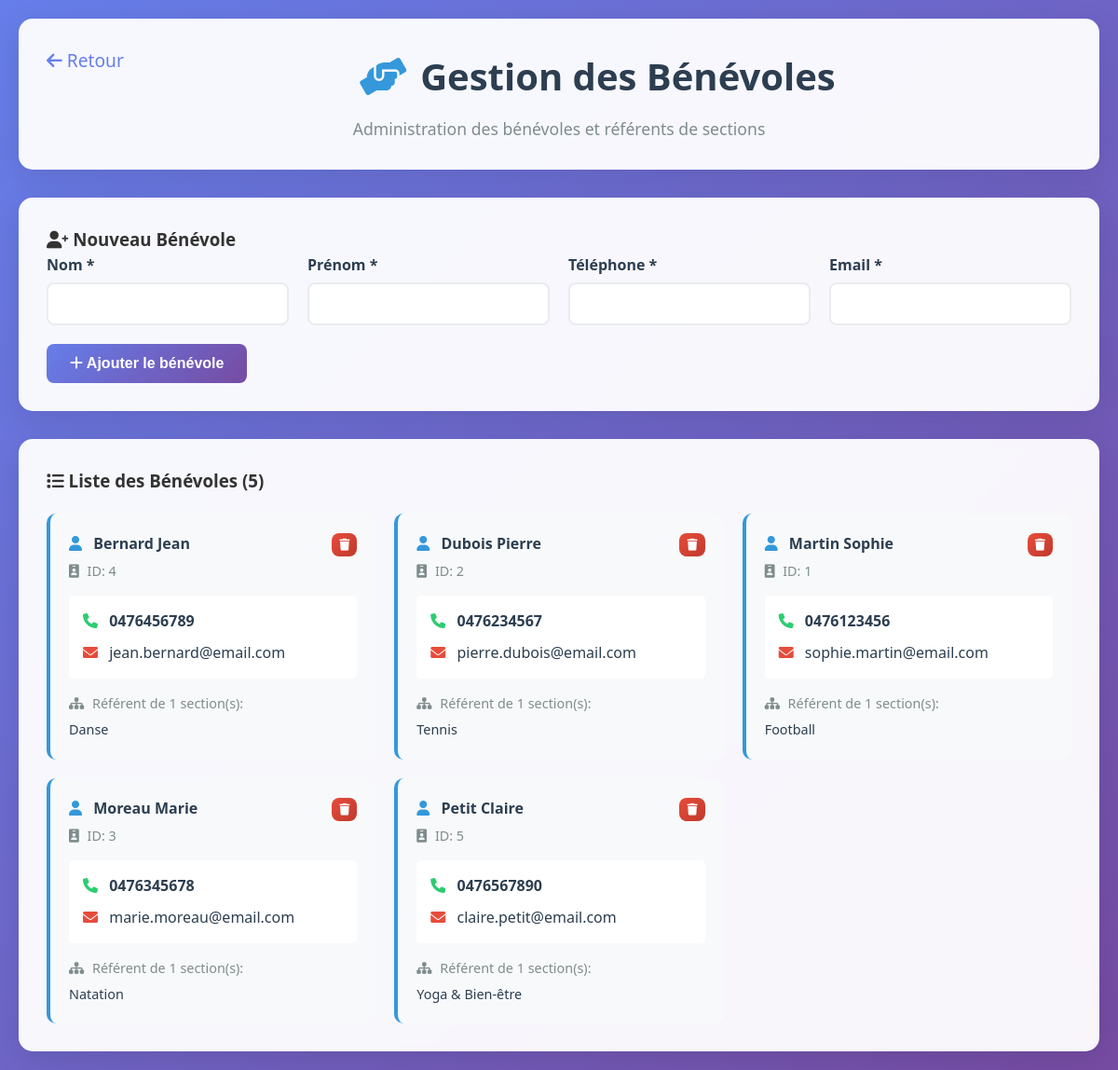
/benevoles.php, run on the app's committed database.
### tables this page shows
CREATE TABLE BENEVOLE (
    num_benevole INT AUTO_INCREMENT PRIMARY KEY,
    nom_ben VARCHAR(50) NOT NULL,
    prenom_ben VARCHAR(50) NOT NULL,
    telephone_ben VARCHAR(15) NOT NULL,
    email_ben VARCHAR(100) NOT NULL,
    CONSTRAINT chk_email_ben UNIQUE (email_ben)
);

### benevoles.php (the view, shortened to what this page needs)
<?php
require_once 'config.php';
$benevoles = $pdo->query("
    SELECT b.*,
           COUNT(DISTINCT s.code_section) as nb_sections,
           GROUP_CONCAT(DISTINCT s.nom_section SEPARATOR ', ') as sections
    FROM BENEVOLE b
    LEFT JOIN SECTION s ON b.num_benevole = s.num_referent
    GROUP BY b.num_benevole
    ORDER BY b.nom_ben
")->fetchAll();
?>
<!DOCTYPE html>
<html lang="fr">
<head>
    <link rel="stylesheet" href="assets/css/style.css">
    <link rel="stylesheet" href="https://cdnjs.cloudflare.com/ajax/libs/font-awesome/6.0.0/css/all.min.css">
</head>
<body>
    <div class="container">
        <div class="header fade-in">
            <a href="index.php" style="float: left; color: #667eea; text-decoration: none; font-size: 1.2rem;">
                <i class="fas fa-arrow-left"></i> Retour
            </a>
            <h1><i class="fas fa-hands-helping" style="color: #3498db; margin-right: 15px;"></i>Gestion des Bénévoles</h1>
            <p>Administration des bénévoles et référents de sections</p>
        </div>
        <div class="form-container fade-in">
            <h3><i class="fas fa-user-plus"></i> Nouveau Bénévole</h3>
            <form method="POST">
                <div style="display: grid; grid-template-columns: repeat(auto-fit, minmax(250px, 1fr)); gap: 20px;">
                    <div class="form-group">
                        <label for="nom">Nom *</label>
                        <input type="text" id="nom" name="nom" class="form-control" required>
                    </div>
                    <div class="form-group">
                        <label for="prenom">Prénom *</label>
                        <input type="text" id="prenom" name="prenom" class="form-control" required>
                    </div>
                    <div class="form-group">
                        <label for="telephone">Téléphone *</label>
                        <input type="tel" id="telephone" name="telephone" class="form-control" required>
                    </div>
                    <div class="form-group">
                        <label for="email">Email *</label>
                        <input type="email" id="email" name="email" class="form-control" required>
                    </div>
                </div>
                <button type="submit" class="btn btn-primary">
                    <i class="fas fa-plus"></i> Ajouter le bénévole
                </button>
            </form>
        </div>
        <div class="table-container fade-in">
            <h3><i class="fas fa-list"></i> Liste des Bénévoles (<?= count($benevoles) ?>)</h3>
            <?php if (count($benevoles) > 0): ?>
                <div style="display: grid; grid-template-columns: repeat(auto-fill, minmax(350px, 1fr)); gap: 20px; margin-top: 20px;">
                    <?php foreach ($benevoles as $b): ?>
                    <div style="background: #f8f9fa; border-radius: 10px; padding: 20px; border-left: 4px solid #3498db;">
                        <div style="display: flex; justify-content: space-between; align-items: start; margin-bottom: 15px;">
                            <div>
                                <h4 style="color: #2c3e50; margin: 0 0 5px 0;">
                                    <i class="fas fa-user" style="color: #3498db; margin-right: 8px;"></i>
                                    <?= htmlspecialchars($b['nom_ben'] . ' ' . $b['prenom_ben']) ?>
                                </h4>
                                <p style="color: #7f8c8d; margin: 0; font-size: 0.9rem;">
                                    <i class="fas fa-id-badge" style="margin-right: 5px;"></i>
                                    ID: <?= $b['num_benevole'] ?>
                                </p>
                            </div>
                            <form method="POST" style="display: inline;" onsubmit="return confirm('Supprimer ce bénévole ?')">
                                <button type="submit" class="btn btn-danger" style="padding: 5px 8px; font-size: 0.8rem;">
                                    <i class="fas fa-trash"></i>
                                </button>
                            </form>
                        </div>
                        <div style="background: white; border-radius: 5px; padding: 15px; margin: 10px 0;">
                            <p style="margin: 0 0 8px 0; color: #2c3e50;">
                                <i class="fas fa-phone" style="color: #2ecc71; margin-right: 8px;"></i>
                                <strong><?= htmlspecialchars($b['telephone_ben']) ?></strong>
                            </p>
                            <p style="margin: 0; color: #2c3e50;">
                                <i class="fas fa-envelope" style="color: #e74c3c; margin-right: 8px;"></i>
                                <?= htmlspecialchars($b['email_ben']) ?>
                            </p>
                        </div>
                        <?php if ($b['nb_sections'] > 0): ?>
                        <div style="margin-top: 15px;">
                            <p style="color: #7f8c8d; font-size: 0.9rem; margin: 0 0 5px 0;">
                                <i class="fas fa-sitemap" style="margin-right: 5px;"></i>
                                Référent de <?= $b['nb_sections'] ?> section(s):
                            </p>
                            <p style="color: #2c3e50; font-size: 0.9rem; margin: 0; font-weight: 500;">
                                <?= htmlspecialchars($b['sections']) ?>
                            </p>
                        </div>
                        <?php else: ?>
                        <div style="margin-top: 15px; text-align: center; color: #95a5a6; font-style: italic;">
                            <i class="fas fa-info-circle"></i> Aucune section assignée
                        </div>
                        <?php endif; ?>
                    </div>
                    <?php endforeach; ?>
                </div>
            <?php else: ?>
                <p style="text-align: center; color: #7f8c8d; margin-top: 30px;">
                    <i class="fas fa-info-circle"></i> Aucun bénévole enregistré
                </p>
            <?php endif; ?>
        </div>
    </div>
</body>
</html>

### assets/css/style.css (style rules this page uses)
* { margin: 0; padding: 0; box-sizing: border-box; }
body { font-family: 'Segoe UI', Tahoma, Geneva, Verdana, sans-serif; line-height: 1.6; color: #333; background: linear-gradient(135deg, #667eea 0%, #764ba2 100%); min-height: 100vh; }
.container { max-width: 1200px; margin: 0 auto; padding: 20px; }
.header { background: rgba(255, 255, 255, 0.95); backdrop-filter: blur(10px); border-radius: 15px; padding: 30px; margin-bottom: 30px; box-shadow: 0 8px 32px rgba(0, 0, 0, 0.1); text-align: center; }
.header h1 { color: #2c3e50; font-size: 2.5rem; margin-bottom: 10px; font-weight: 700; }
.header p { color: #7f8c8d; font-size: 1.1rem; }
.form-container { background: rgba(255, 255, 255, 0.95); backdrop-filter: blur(10px); border-radius: 15px; padding: 30px; box-shadow: 0 8px 32px rgba(0, 0, 0, 0.1); margin-bottom: 30px; }
.form-group { margin-bottom: 20px; }
.form-group label { display: block; margin-bottom: 5px; font-weight: 600; color: #2c3e50; }
.form-control { width: 100%; padding: 12px 15px; border: 2px solid #e9ecef; border-radius: 8px; font-size: 1rem; transition: border-color 0.3s ease; }
.btn { padding: 12px 25px; border: none; border-radius: 8px; font-size: 1rem; font-weight: 600; cursor: pointer; transition: all 0.3s ease; text-decoration: none; display: inline-block; text-align: center; }
.btn-primary { background: linear-gradient(135deg, #667eea 0%, #764ba2 100%); color: white; }
.btn-danger { background: linear-gradient(135deg, #e74c3c 0%, #c0392b 100%); color: white; }
.table-container { background: rgba(255, 255, 255, 0.95); backdrop-filter: blur(10px); border-radius: 15px; padding: 30px; box-shadow: 0 8px 32px rgba(0, 0, 0, 0.1); overflow-x: auto; }
.fade-in { animation: fadeInUp 0.6s ease-out; }

### data on the page
benevole: nom_ben+prenom_ben "Bernard Jean", num_benevole "4", telephone_ben "0476456789", email_ben "jean.bernard@email.com", nb_sections "1", sections "Danse"
benevole: nom_ben+prenom_ben "Dubois Pierre", num_benevole "2", telephone_ben "0476234567", email_ben "pierre.dubois@email.com", nb_sections "1", sections "Tennis"
benevole: nom_ben+prenom_ben "Martin Sophie", num_benevole "1", telephone_ben "0476123456", email_ben "sophie.martin@email.com", nb_sections "1", sections "Football"
benevole: nom_ben+prenom_ben "Moreau Marie", num_benevole "3", telephone_ben "0476345678", email_ben "marie.moreau@email.com", nb_sections "1", sections "Natation"
benevole: nom_ben+prenom_ben "Petit Claire", num_benevole "5", telephone_ben "0476567890", email_ben "claire.petit@email.com", nb_sections "1", sections "Yoga & Bien-être"

### other printed values
count($benevoles) "5"
